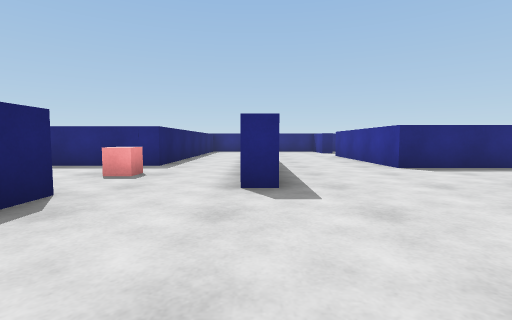
[1] (above)

20 first-person views from a walk through a 3-D level made in the Unity game engine. The camera is 0.62 m above the floor, tilts 4° down and sees 85° across. The floor is counted in squares, 1 m on a side. Each view is taken from the middle of a square. On the plan, view 1 faces up. The plan holds only what a view shows up to about 9 squares ahead; the rest is blank. The player character is not drawn.

[2]
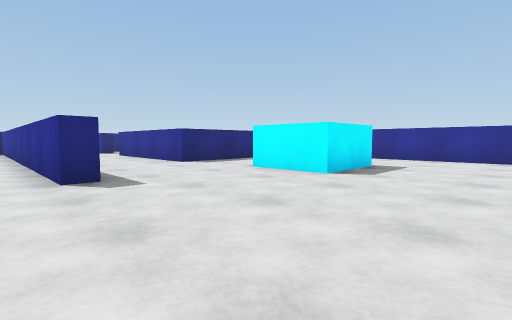

[3]
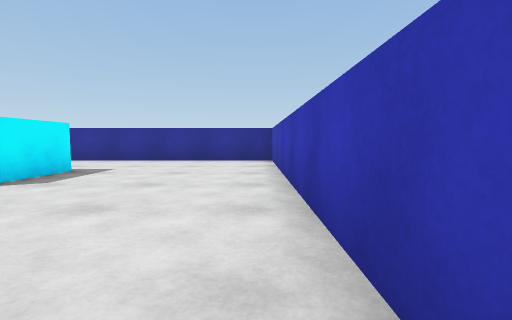

[4]
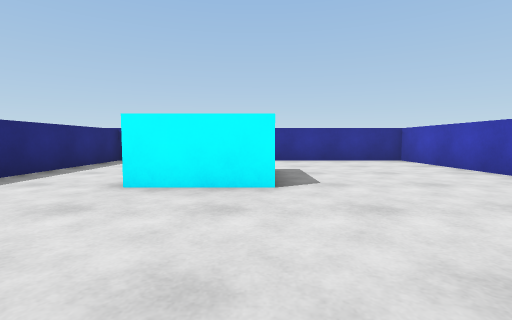

[5]
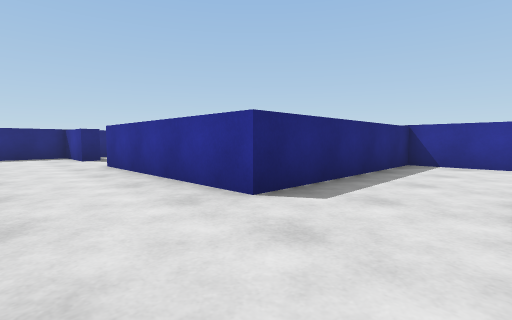

[6]
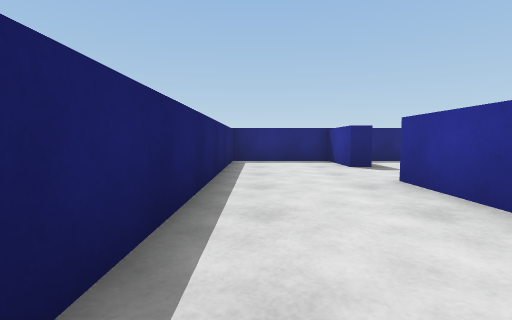

[7]
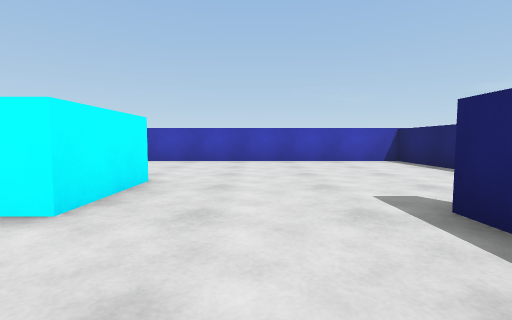

[8]
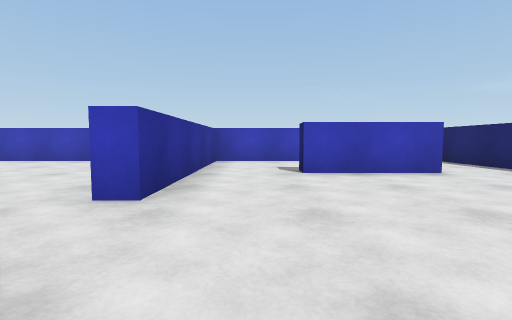

[9]
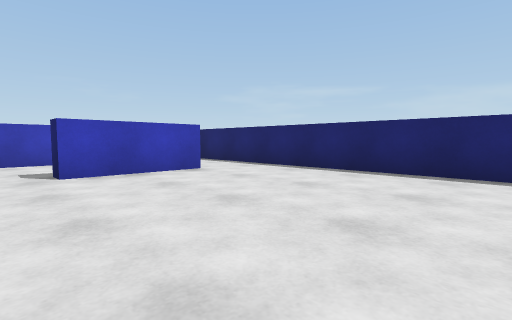

[10]
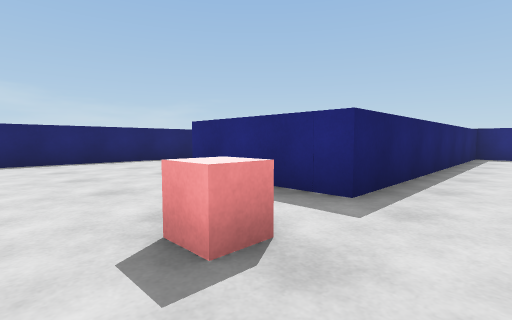

[11]
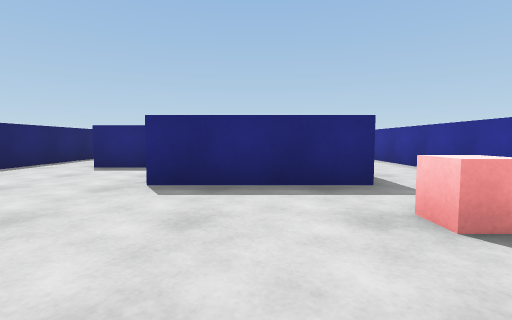

[12]
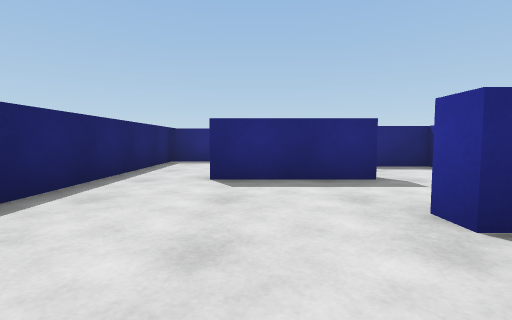

[13]
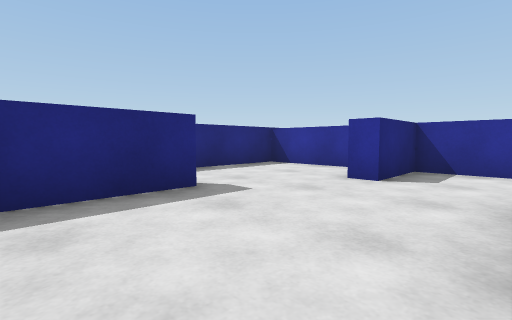

[14]
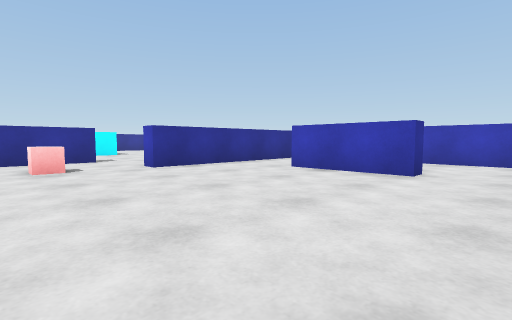

[15]
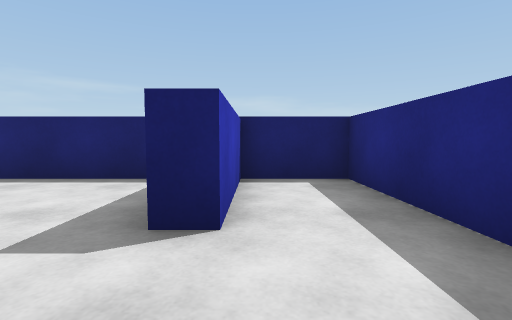

[16]
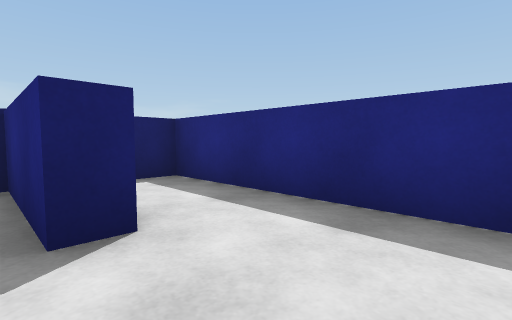

[17]
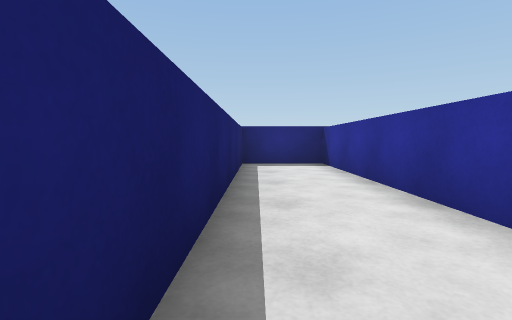

[18]
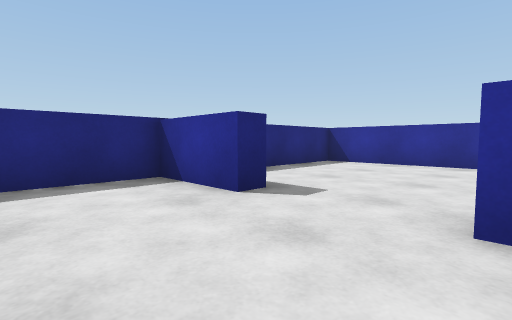

[19]
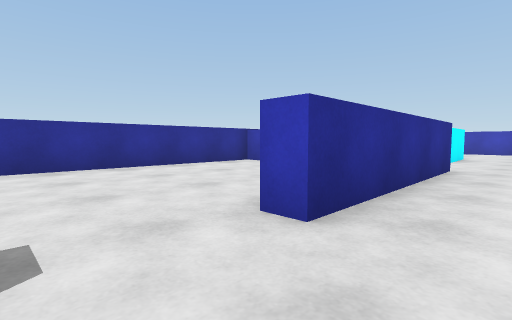

[20]
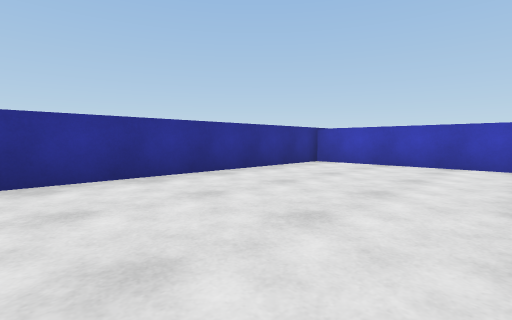

### Floor plan
Points are (right, up) in squares from view 1. A wall is a line through its corners. A room is listed if a view was taken in it or the views show most of it. See-through windows are left out.
Room 1 (views 1, 2, 3, 4, 5, 6, 7, 10, 18, 19)
walls: (0.3, 4.2) (0.3, 3.6) (-0.2, 3.6) (-0.2, 4.6); (5.8, 1.7) (3.6, 1.7) (3.6, 3.8) (4.1, 3.8); (-2.4, 3.1) (-2.4, 2.4); (-2.4, 0) (-2.4, -2.5) (8.6, -2.5) (8.6, 6.2) (3.2, 6.2) (3.2, 11.2); (3.2, 13.5) (3.2, 15.5) (0.2, 15.5); (0.3, 15.2) (0.3, 7.6)
ways out: opening at (-1.5, 3.5) to room 2; opening at (3, 12.5) to room 4
Room 2 (views 8, 9, 11, 12, 13, 14, 17)
walls: (-5, 9.4) (-7.8, 9.4); (-0.2, 4.6) (-0.2, 15.5) (-2.4, 15.5) (-2.4, 6.8) (-5.5, 6.8) (-5.5, 7.4); (-7.5, 0.7) (-4.9, 0.7); (-2.8, 0.4) (-2.8, 3.1) (-2.4, 3.1); (-9.5, 10.5) (-9.5, 0.5)
ways out: opening at (-1.5, 3.5) to room 1; opening at (-8.5, 10) to room 3; opening at (-4.5, 10) to room 3; opening at (-8.5, 0) to room 5; opening at (-4, 0) to room 5
objects: cube (-2, 5)
Room 3 (views 15, 16)
walls: (-2.8, 13) (-2.8, 15.5) (-9.5, 15.5) (-9.5, 13.8) (-6.9, 13.8) (-6.9, 13.2) (-9.5, 13.2) (-9.5, 10.5); (-2.8, 10.2) (-2.8, 11.7) (-4.7, 11.7) (-4.7, 12.2)
ways out: opening at (-8.5, 10) to room 2; opening at (-4.5, 10) to room 2
Room 4 (view 20)
walls: (3.8, 13.5) (3.2, 13.5); (3.2, 11.2) (3.8, 11.2); (4.2, 6.7) (8.6, 6.7) (8.6, 15.5) (4.5, 15.5)
ways out: opening at (3, 12.5) to room 1
Room 5 (no view inside)
walls: (-7.5, 0.1) (-7.5, 0.7); (-8.8, -2.5) (-2.8, -2.5) (-2.8, 0.4); (-4.9, 0.7) (-4.9, 0.1); (-9.5, 0.5) (-9.5, -2.2)
ways out: opening at (-8.5, 0) to room 2; opening at (-4, 0) to room 2

Where each view was taken, in squares from view 1:
view 1: 0 up, 0 right, facing up
view 2: 1 down, 1 left, facing up-right
view 3: 2 down, 0 right, facing right
view 4: 2 up, 0 right, facing right
view 5: 4 up, 1 right, facing up-right
view 6: 7 up, 1 right, facing up
view 7: 6 up, 2 right, facing down
view 8: 6 up, 4 left, facing down
view 9: 6 up, 4 left, facing down-left
view 10: 4 up, 1 left, facing up-left
view 11: 3 up, 4 left, facing up
view 12: 5 up, 7 left, facing up
view 13: 10 up, 9 left, facing up-right
view 14: 6 up, 9 left, facing down-right
view 15: 14 up, 5 left, facing left
view 16: 13 up, 5 left, facing up-left
view 17: 8 up, 2 left, facing up
view 18: 11 up, 1 right, facing up-right
view 19: 13 up, 2 right, facing down-right
view 20: 14 up, 4 right, facing down-right
